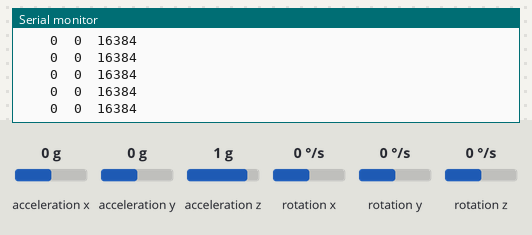
A sketch run on a simulated Arduino Uno, built with avr-gcc and run on an emulated ATmega328P. On the bench: the last lines printed to the serial monitor. Inputs (shaded band) come from the test bench; at power-on: acceleration x 0 g, acceleration y 0 g, acceleration z 1 g, rotation x 0 °/s, rotation y 0 °/s, rotation z 0 °/s.

Above: at 1.2 s.
1.3 s: acceleration x set to -1.4 g
At 2.3 s:
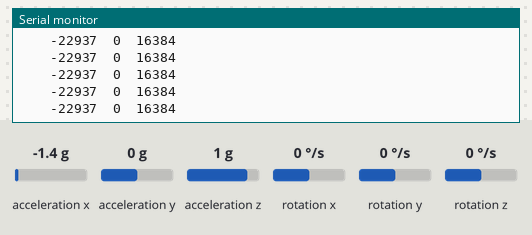
2.8 s: acceleration y set to -1.4 g
At 3.5 s:
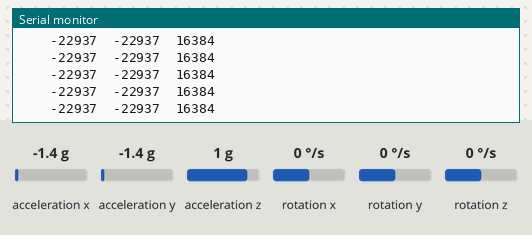
4.3 s: acceleration z set to -1.4 g
At 5.1 s:
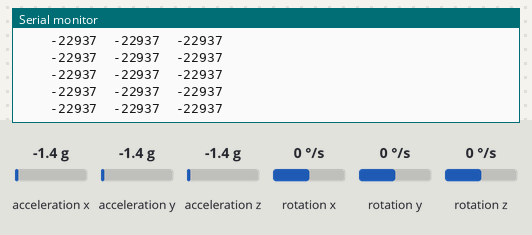

Measured:
- after the input at 1.3 s, the serial monitor: prints a new line at once (image 1)
- after the input at 2.8 s, the serial monitor: prints a new line at once (image 2)
- after the input at 4.3 s, the serial monitor: prints a new line at once (image 3)

The sketch:

giroscopio.ino
```cpp
#include <MPU6050.h>
#include <Wire.h>
#include <I2Cdev.h>

int ax,ay,az;
int gx,gy,gz;
MPU6050 sensor;

void setup() {
 Serial.begin(500000);
 Wire.begin();
 sensor.initialize();
 if (sensor.testConnection())
 {//Serial.println("sensor iniciado correctamente");
  }
  else {//Serial.println("error al iniciar");
  }
 }


void loop() {
sensor.getAcceleration(&ax,&ay,&az);
sensor.getRotation(&gx,&gy,&gz);
//Serial.println("ax,ay,az,gx,gy,gz");
Serial.print(ax);
Serial.print("\t");
Serial.print(ay);
Serial.print("\t");
Serial.println(az);
//Serial.print("\t");
//Serial.print(gx);
Serial.print("\t");
//Serial.print(gy);
Serial.print("\t");
//Serial.println(gz);


delay(5);
}
```
